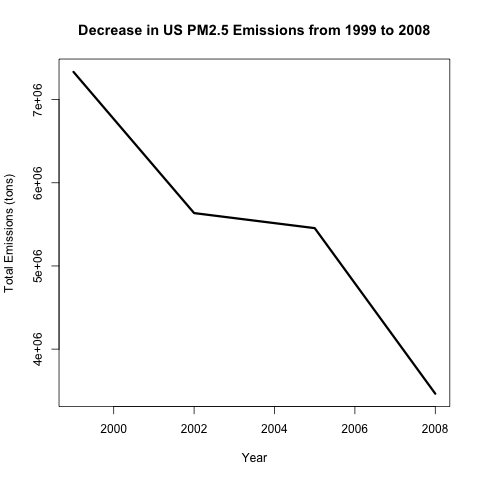

Write R code to recreate this figure.
# Set the working directory to the location of this script
base.directory <- dirname(parent.frame(2)$ofile)
setwd(base.directory)

## Download the source data and read it into R if necessary
source("getSourceData.R")
setwd(base.directory)

## Compute the sum of emissions from all sources for each year.
## Provided they haven't already been calculated
if (!exists("yearlyTotals")){
    library(data.table)
    yearlyTotals = data.table(NEI)[,list(emissionsByYear = sum(Emissions),numObservations = .N),by=year]
}

## Plot the total emissions for each year
filename = "plot1.png"
png(filename = filename , width = 480, height = 480,bg = "transparent")
plot(yearlyTotals$year,yearlyTotals$emissionsByYear,type = "l",main = "Decrease in US PM2.5 Emissions from 1999 to 2008",ylab = "Total Emissions (tons)",xlab="Year",lwd=3)
dev.off()
print(paste("Plot written to: ",paste(getwd(),filename,sep="/"),sep=""))
